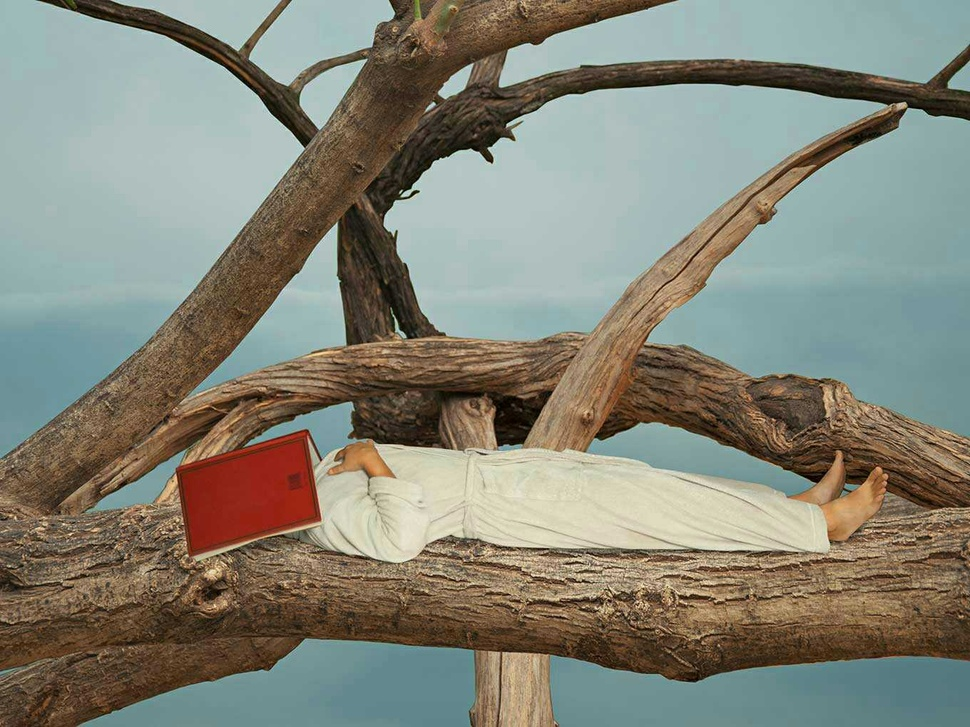
#> input picture 0000.jpg, 970 x 727 px, shrunk from 1360 x 1020 before the run
$ python 0000.py
#> lines starting #> are read from the running program, lines starting #| are printed output that depends on the picture
# _*_  coding:utf-8 _*_
from PIL import Image, ImageDraw, ImageFont

def add_num(img):
    draw = ImageDraw.Draw(img)
    myfont = ImageFont.truetype('Arial.ttf',size = 80)
    fillcolor = "#ff0000"
    width,height = img.size
    draw.text((width-40,0),'9', font = myfont, fill=fillcolor)
    image.save('result.jpg','jpeg')

    return 0

if __name__=='__main__':
    image = Image.open('0000.jpg')
#> image is the input picture: PIL image 970x727 RGB; mean R, G, B 132.1, 132.7, 119.7
    add_num(image)
#> in add_num, `image.save('result.jpg','jpeg')`:
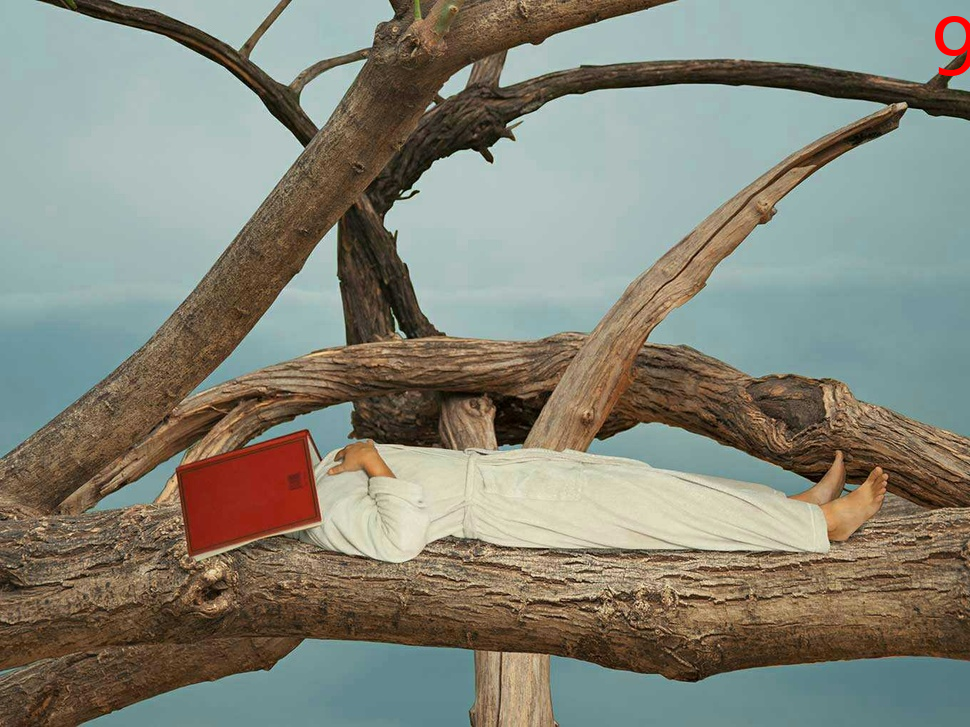
#> saved as result.jpg: PIL image 970x727 RGB; mean R, G, B 132.3, 132.5, 119.5
